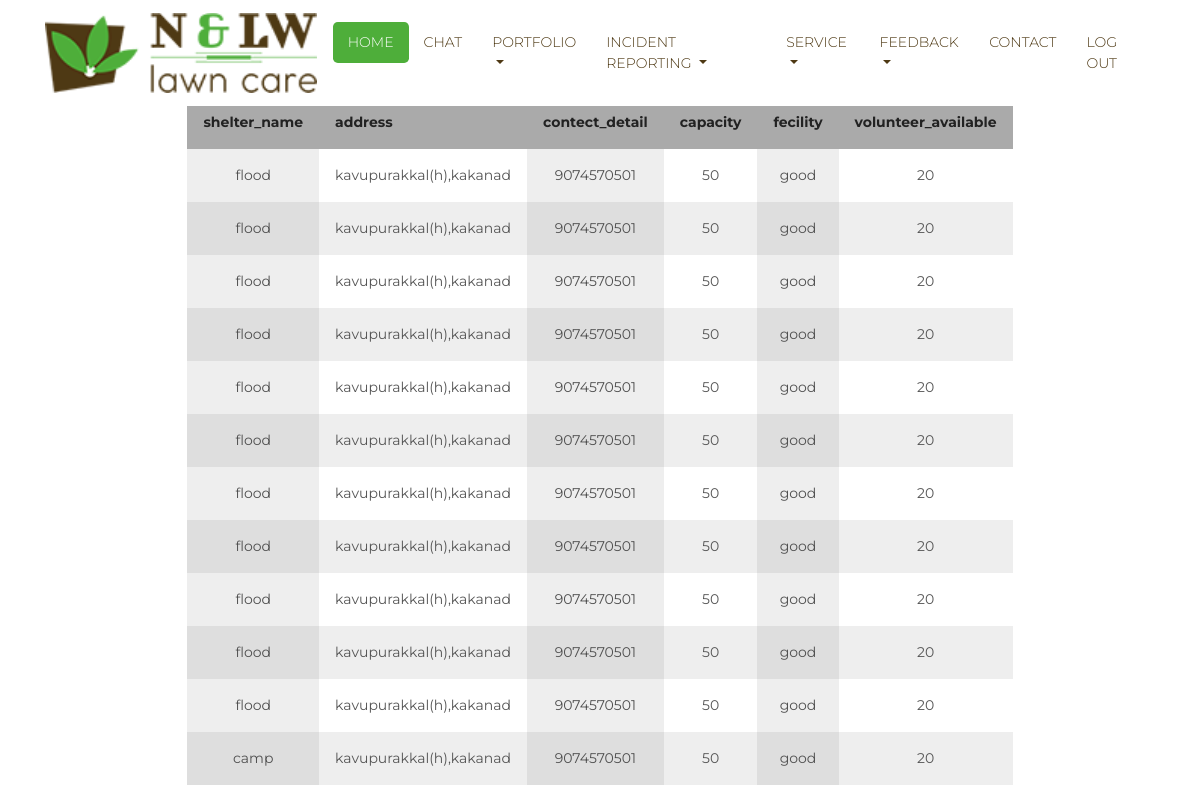
The app's page /shelter_view/ with its own data.
### crisis_app/models.py (models this page shows)
class tbl_shelter(models.Model):
    shelter_name=models.CharField(max_length=100,null=True)
    address=models.CharField(max_length=100,null=True)
    contect_detail=models.IntegerField(max_length=100,null=True)
    capacity=models.IntegerField(max_length=100,null=True)
    fecility=models.CharField(max_length=100,null=True)
    volunteer_available=models.IntegerField(max_length=100, null=True)

### crisis_app/views.py (the view)
# urls.py: path('shelter_view/',views.shelter_view),
def shelter_view(request):
    t=tbl_shelter.objects.all()
    return render(request,'shelter_view.html',{"t":t})

### template/shelter_view.html (shortened to what this page needs)
<!DOCTYPE html>
<html lang="en">
<head>
</head>
<body>
{% include 'user_novbar.html'%}
  <table>
    <tbody>
      <tr>
        <th>shelter_name</th>
        <th>address</th>
        <th>contect_detail</th>
        <th>capacity</th>
        <th>fecility</th>
        <th>volunteer_available</th>
      </tr>
      {%for i in t%}
      <tr>
         <td>{{i.shelter_name}}</td>
        <td>{{i.address}}</td>
        <td>{{i.contect_detail}}</td>
        <td>{{i.capacity}}</td>
        <td>{{i.fecility}}</td>
        <td>{{i.volunteer_available}}</td>
      </tr>
{%endfor%}
    </tbody>
  </table>

### template/user_novbar.html (shortened to what this page needs)
<!DOCTYPE html>
{%load static%}
<html lang="en">
<head>
	<link href="{% static 'vendor/bootstrap/css/bootstrap.min.css' %}" rel="stylesheet">
	<link href="{% static 'css/all.css' %}"  rel="stylesheet">
	<link href="{% static 'css/style.css' %}" rel="stylesheet">
</head>
<body>
    <nav class="navbar fixed-top navbar-expand-lg navbar-dark bg-light top-nav fixed-top">
        <div class="container">
            <a class="navbar-brand" href="index.html">
            <img src="{% static 'images/logo.png' %}" alt="logo" />
            </a>
            <div class="collapse navbar-collapse" id="navbarResponsive">
               <ul class="navbar-nav ml-auto">
                  <li class="nav-item">
                     <a class="nav-link active" href="index.html">Home</a>
                  </li>
                  <li class="nav-item">
                     <a class="nav-link" href="chat.html">Chat</a>
                  </li>
                  <li class="nav-item dropdown">
                     <a class="nav-link dropdown-toggle" href="/portfolio" id="navbarDropdownPortfolio" data-toggle="dropdown" aria-haspopup="true" aria-expanded="false">
                     Portfolio
                     </a>
                  </li>
                  <li class="nav-item dropdown">
                     <a class="nav-link dropdown-toggle" href="#" id="navbar Dropdown Blog" data-toggle="dropdown" aria-haspopup="true" aria-expanded="false">
                     INCIDENT REPORTING
                     </a>
                  </li>
                   <li class="nav-item dropdown">
                     <a class="nav-link dropdown-toggle" href="#" id="navbar Dropdown Blog" data-toggle="dropdown" aria-haspopup="true" aria-expanded="false">
                     SERVICE
                     </a>
                  </li>
                   <li class="nav-item dropdown">
                     <a class="nav-link dropdown-toggle" href="#" id="navbar Dropdown Blog" data-toggle="dropdown" aria-haspopup="true" aria-expanded="false">
                     feedback
                     </a>
                  </li>
                  <li class="nav-item">
                     <a class="nav-link" href="/contact">Contact</a>
                  </li>
                   <li class="nav-item">
                     <a class="nav-link" href="/">Log Out</a>
                  </li>
               </ul>
            </div>
        </div>
    </nav>
</body>
</html>

### static/css/style.css (style rules this page uses)
body { padding-top: 54px; font-family: 'Poppins', sans-serif; font-size: 14px; color: #4e3914; }
@media (min-width: 992px) { body { padding-top: 80px; } }
.top-nav { background-color: #ffffff !important; }
.navbar-expand-lg.top-nav .navbar-nav .nav-link { padding: 10px 15px; color: #4e3914; font-size: 14px; font-weight: 300; text-transform: uppercase; }
.navbar-expand-lg.top-nav .navbar-nav .nav-link.active { background: #4eae3a; color: #ffffff; border-radius: 4.8px; }

### template/shelter_view.html (style rules this page uses)
*,::after,::before { margin: 0; padding: 0; box-sizing: border-box; font-family: 'Montserrat'; }
body { min-height: 100vh; display: grid; place-items: center; }
table { border-collapse: collapse; color: #555; }
tr:has(th) { position: sticky; top: 0; z-index: 3; }
tr > * { padding: 1rem; }
tr:has(:not(th)):nth-child(even) td { background-color: #fff; }
tr:has(:not(th)):nth-child(odd) td { background-color: #eee; }
td,th { position: relative; text-align: center; }
td:nth-child(odd)::before { content: ''; position: absolute; width: 100%; height: 100%; background-color: #0001; top: 0; left: 0; }
th { background-color: #aaa; color: #222; }
img { height: 10vh; }

### records on screen
tbl_shelter: shelter_name "flood", address "kavupurakkal(h),kakanad", contect_detail "9074570501", capacity "50", fecility "good", volunteer_available "20"
tbl_shelter: shelter_name "flood", address "kavupurakkal(h),kakanad", contect_detail "9074570501", capacity "50", fecility "good", volunteer_available "20"
tbl_shelter: shelter_name "flood", address "kavupurakkal(h),kakanad", contect_detail "9074570501", capacity "50", fecility "good", volunteer_available "20"
tbl_shelter: shelter_name "flood", address "kavupurakkal(h),kakanad", contect_detail "9074570501", capacity "50", fecility "good", volunteer_available "20"
tbl_shelter: shelter_name "flood", address "kavupurakkal(h),kakanad", contect_detail "9074570501", capacity "50", fecility "good", volunteer_available "20"
tbl_shelter: shelter_name "flood", address "kavupurakkal(h),kakanad", contect_detail "9074570501", capacity "50", fecility "good", volunteer_available "20"
tbl_shelter: shelter_name "flood", address "kavupurakkal(h),kakanad", contect_detail "9074570501", capacity "50", fecility "good", volunteer_available "20"
tbl_shelter: shelter_name "flood", address "kavupurakkal(h),kakanad", contect_detail "9074570501", capacity "50", fecility "good", volunteer_available "20"
tbl_shelter: shelter_name "flood", address "kavupurakkal(h),kakanad", contect_detail "9074570501", capacity "50", fecility "good", volunteer_available "20"
tbl_shelter: shelter_name "flood", address "kavupurakkal(h),kakanad", contect_detail "9074570501", capacity "50", fecility "good", volunteer_available "20"
tbl_shelter: shelter_name "flood", address "kavupurakkal(h),kakanad", contect_detail "9074570501", capacity "50", fecility "good", volunteer_available "20"
tbl_shelter: shelter_name "camp", address "kavupurakkal(h),kakanad", contect_detail "9074570501", capacity "50", fecility "good", volunteer_available "20"
